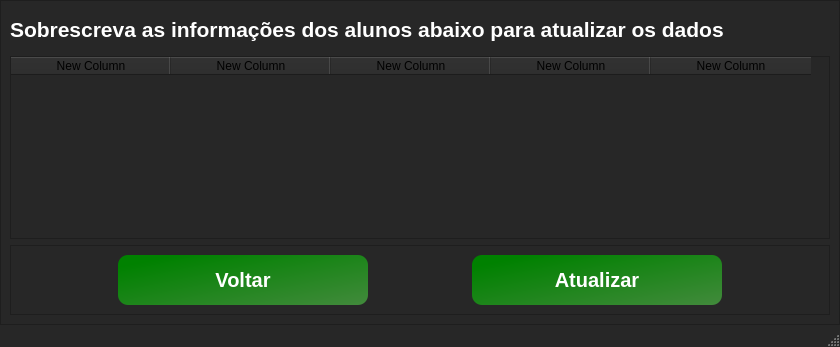
<?xml version="1.0" encoding="UTF-8"?>
<ui version="4.0">
 <class>MainWindow</class>
 <widget class="QMainWindow" name="MainWindow">
  <property name="geometry">
   <rect>
    <x>0</x>
    <y>0</y>
    <width>840</width>
    <height>347</height>
   </rect>
  </property>
  <property name="minimumSize">
   <size>
    <width>706</width>
    <height>347</height>
   </size>
  </property>
  <property name="maximumSize">
   <size>
    <width>840</width>
    <height>347</height>
   </size>
  </property>
  <property name="windowTitle">
   <string>Grerenciador de matrículas - Alterar</string>
  </property>
  <property name="windowIcon">
   <iconset>
    <normaloff>../../Icons/updateicon-removebg-preview-removebg-preview.png</normaloff>../../Icons/updateicon-removebg-preview-removebg-preview.png</iconset>
  </property>
  <property name="styleSheet">
   <string notr="true">QMainWindow{
background-color: rgb(39, 39, 39);

}QMessageBox {
	background-color: rgb(255, 255, 255);
}</string>
  </property>
  <widget class="QWidget" name="centralwidget">
   <layout class="QVBoxLayout" name="verticalLayout">
    <property name="spacing">
     <number>0</number>
    </property>
    <property name="leftMargin">
     <number>0</number>
    </property>
    <property name="topMargin">
     <number>0</number>
    </property>
    <property name="rightMargin">
     <number>0</number>
    </property>
    <property name="bottomMargin">
     <number>0</number>
    </property>
    <item>
     <widget class="QFrame" name="frame">
      <property name="styleSheet">
       <string notr="true">background-color: rgb(39, 39, 39);</string>
      </property>
      <property name="frameShape">
       <enum>QFrame::StyledPanel</enum>
      </property>
      <property name="frameShadow">
       <enum>QFrame::Raised</enum>
      </property>
      <layout class="QVBoxLayout" name="verticalLayout_2">
       <item>
        <widget class="QLabel" name="label">
         <property name="minimumSize">
          <size>
           <width>400</width>
           <height>40</height>
          </size>
         </property>
         <property name="maximumSize">
          <size>
           <width>873</width>
           <height>50</height>
          </size>
         </property>
         <property name="styleSheet">
          <string notr="true">font-size:25px;
font-weight: bold;
color: #fff;</string>
         </property>
         <property name="text">
          <string>&lt;html&gt;&lt;head/&gt;&lt;body&gt;&lt;p&gt;&lt;span style=&quot; font-size:16pt;&quot;&gt;Sobrescreva as informações dos alunos abaixo para atualizar os dados&lt;/span&gt;&lt;/p&gt;&lt;/body&gt;&lt;/html&gt;</string>
         </property>
        </widget>
       </item>
       <item>
        <widget class="QTableWidget" name="tabelaAtualizar">
         <property name="styleSheet">
          <string notr="true">QTableWidget{
background-color: rgb(20, 20, 20);
border-radius:4px;
font-size:16px;

font-weight:bold;
color: rgb(255, 255, 255);

}

QHeaderView::section {
    background-color: rgb(255, 255, 255);
    border: none;
    height: 32px;
}

QTableView::item:selected{
	
	background-color: qlineargradient(spread:pad, x1:0, y1:0.017, x2:1, y2:1, stop:0.448864 rgba(52, 111, 25, 255), stop:1 rgba(43, 84, 36, 255));
}
;
background-color: rgb(20, 20, 20);
border-radius:4px;
font-size:16px;

font-weight:bold;
color: rgb(255, 255, 255);
</string>
         </property>
         <attribute name="horizontalHeaderMinimumSectionSize">
          <number>39</number>
         </attribute>
         <attribute name="horizontalHeaderDefaultSectionSize">
          <number>160</number>
         </attribute>
         <attribute name="verticalHeaderDefaultSectionSize">
          <number>30</number>
         </attribute>
         <column>
          <property name="text">
           <string>New Column</string>
          </property>
         </column>
         <column>
          <property name="text">
           <string>New Column</string>
          </property>
         </column>
         <column>
          <property name="text">
           <string>New Column</string>
          </property>
         </column>
         <column>
          <property name="text">
           <string>New Column</string>
          </property>
         </column>
         <column>
          <property name="text">
           <string>New Column</string>
          </property>
         </column>
        </widget>
       </item>
       <item>
        <widget class="QFrame" name="frame_2">
         <property name="styleSheet">
          <string notr="true">background-color: rgb(39, 39, 39);</string>
         </property>
         <property name="frameShape">
          <enum>QFrame::StyledPanel</enum>
         </property>
         <property name="frameShadow">
          <enum>QFrame::Raised</enum>
         </property>
         <layout class="QHBoxLayout" name="horizontalLayout">
          <item>
           <widget class="QPushButton" name="btn_sairJanelaAtualizar">
            <property name="minimumSize">
             <size>
              <width>0</width>
              <height>50</height>
             </size>
            </property>
            <property name="maximumSize">
             <size>
              <width>250</width>
              <height>16777215</height>
             </size>
            </property>
            <property name="styleSheet">
             <string notr="true">
QPushButton{
background-color: qlineargradient(spread:pad, x1:0, y1:0.017, x2:1, y2:1, stop:0.113636 rgba(0, 129, 0, 255), stop:1 rgba(66, 138, 60, 255));
border-radius:10px;
  text-align: center;
   color: #ffffff;
font-size:20px;
font-weight:bold;

}

QPushButton:hover{
background-color: rgb(36, 199, 31);


}

QPushButton:pressed{
  background-color: #3e8e41;

}</string>
            </property>
            <property name="text">
             <string>Voltar</string>
            </property>
            <property name="icon">
             <iconset>
              <normaloff>../../Icons/Setapratras-removebg-preview.png</normaloff>../../Icons/Setapratras-removebg-preview.png</iconset>
            </property>
            <property name="iconSize">
             <size>
              <width>35</width>
              <height>30</height>
             </size>
            </property>
           </widget>
          </item>
          <item>
           <widget class="QPushButton" name="btn_atualizarDados">
            <property name="minimumSize">
             <size>
              <width>0</width>
              <height>50</height>
             </size>
            </property>
            <property name="maximumSize">
             <size>
              <width>250</width>
              <height>16777215</height>
             </size>
            </property>
            <property name="styleSheet">
             <string notr="true">
QPushButton{
background-color: qlineargradient(spread:pad, x1:0, y1:0.017, x2:1, y2:1, stop:0.113636 rgba(0, 129, 0, 255), stop:1 rgba(66, 138, 60, 255));
border-radius:10px;
  text-align: center;
   color: #ffffff;
font-size:20px;
font-weight:bold;

}

QPushButton:hover{
background-color: rgb(36, 199, 31);


}

QPushButton:pressed{
  background-color: #3e8e41;

}</string>
            </property>
            <property name="text">
             <string>Atualizar</string>
            </property>
            <property name="icon">
             <iconset>
              <normaloff>../../Icons/updateicon-removebg-preview-removebg-preview.png</normaloff>../../Icons/updateicon-removebg-preview-removebg-preview.png</iconset>
            </property>
            <property name="iconSize">
             <size>
              <width>30</width>
              <height>30</height>
             </size>
            </property>
           </widget>
          </item>
         </layout>
        </widget>
       </item>
      </layout>
     </widget>
    </item>
   </layout>
  </widget>
  <widget class="QStatusBar" name="statusbar"/>
 </widget>
 <resources/>
 <connections/>
</ui>
